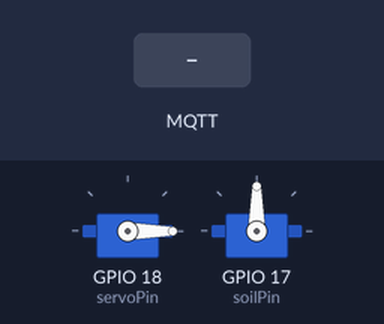
The sketch below on a simulated ESP32. Shown: 2 × servo. Inputs (shaded band) come from the test bench. WiFi joins after 1.5 s; servers stay silent unless stated; no MQTT or app messages arrive unless stated; what the sketch prints to the serial monitor is not drawn.

Above: at 2.7 s.
2.8 s: MQTT message "hi" arrives on the first subscribed topic
At 3.05 s:
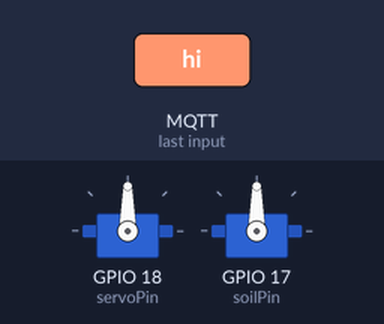
At 3.75 s:
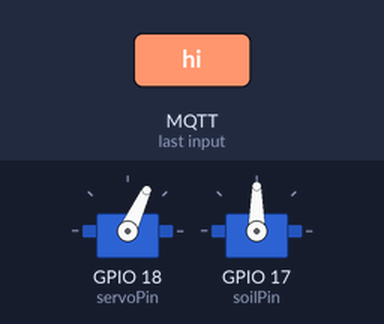
5.8 s: MQTT message "soil" arrives on the first subscribed topic
At 7.1 s:
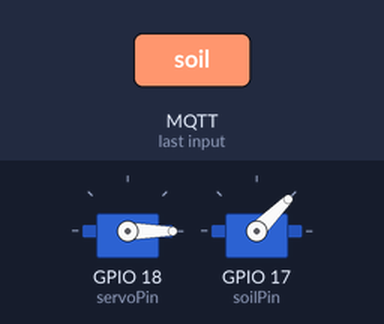
Timing chart, 0 to 9.3 s (numbered marks = the images above; inputs shaded):
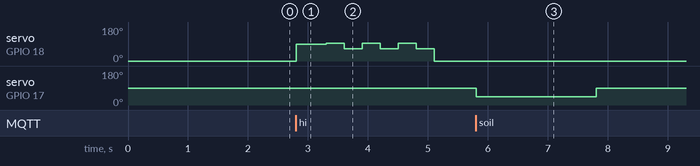

Measured:
- after the input at 2.8 s, servo on GPIO 18 (servoPin): 0° → 90° at once, then repeats every 0.60 s: 95° 0.30 s, 65° 0.30 s
- after the input at 5.8 s, servo on GPIO 17 (soilPin): 90° → 45° at once, → 90° 2.0 s later

The sketch:

servo.ino
```cpp
#include <WiFi.h>
#include <PubSubClient.h>
#include <ESP32Servo.h>

// Wi-Fi 정보
const char* ssid = "bk-wifi";
const char* password = "byeongkukoh1007";

// Raspberry Pi의 IP 주소
const char* mqtt_server = "54.180.119.169";

WiFiClient espClient;
PubSubClient client(espClient);

Servo armServo;     // 기존 서보모터 (pin 18)
Servo soilServo;    // 새 서보모터 (pin 17)

const int servoPin = 18;
const int soilPin = 17;

void setup_wifi() {
  delay(10);
  Serial.println("WiFi connet...");
  WiFi.begin(ssid, password);
  while (WiFi.status() != WL_CONNECTED) {
    delay(500); Serial.print(".");
  }
  Serial.println(" WiFi connet complete!");
}

void callback(char* topic, byte* payload, unsigned int length) {
  String msg;
  for (int i = 0; i < length; i++) {
    msg += (char)payload[i];
  }
  msg.trim();

  if (msg == "hi") {
    greetMotion();
  } else if (msg == "soil") {
    soilMotion();
  }
}

void reconnect() {
  while (!client.connected()) {
    if (client.connect("ESP32Client")) {
      client.subscribe("exp/motor");
    } else {
      delay(2000);
    }
  }
}

void setup() {
  Serial.begin(115200);

  armServo.setPeriodHertz(50);
  armServo.attach(servoPin, 500, 2400);
  armServo.write(0);  // 시작 위치

  soilServo.setPeriodHertz(50);
  soilServo.attach(soilPin, 500, 2400);
  soilServo.write(90);  // 기준점 (0도라고 생각)

  setup_wifi();
  client.setServer(mqtt_server, 1883);
  client.setCallback(callback);
}

void loop() {
  if (!client.connected()) {
    reconnect();
  }
  client.loop();
}

// 인사 동작
void greetMotion() {
  armServo.write(90); delay(500);
  for (int i = 0; i < 3; i++) {
    armServo.write(95); delay(300);
    armServo.write(65); delay(300);
  }
  armServo.write(0); delay(500);
}

// soil 메시지에 대한 동작
void soilMotion() {
  soilServo.write(45);   // 90 기준에서 왼쪽(-30도)
  delay(2000);           // 2초 대기
  soilServo.write(90);   // 기준 위치로 복귀 (0도)
  delay(500);
}
```
